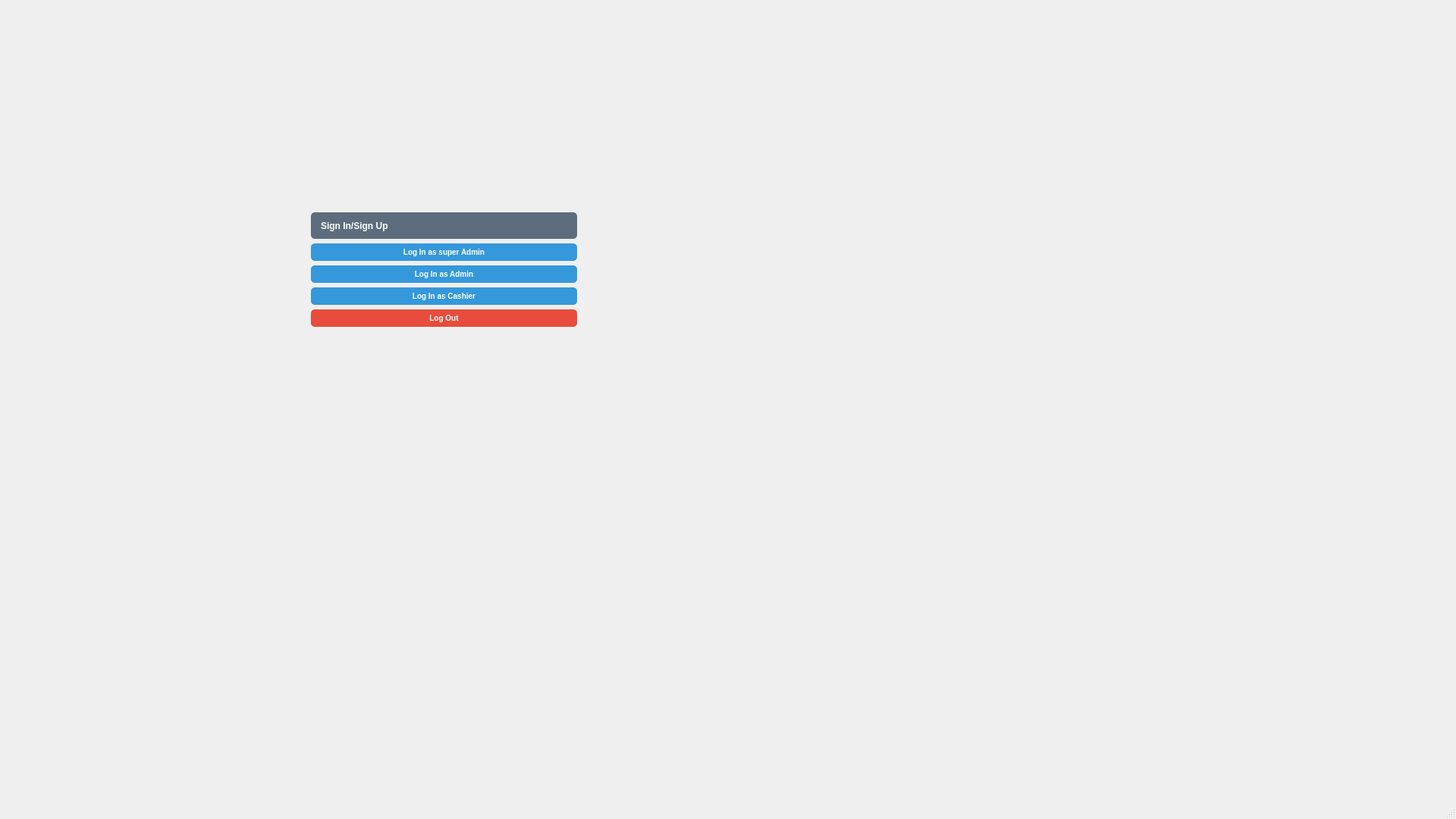
<?xml version="1.0" encoding="UTF-8"?>
<ui version="4.0">
 <class>MainWindow</class>
 <widget class="QMainWindow" name="MainWindow">
  <property name="enabled">
   <bool>true</bool>
  </property>
  <property name="geometry">
   <rect>
    <x>0</x>
    <y>0</y>
    <width>1920</width>
    <height>1080</height>
   </rect>
  </property>
  <property name="sizePolicy">
   <sizepolicy hsizetype="Expanding" vsizetype="Expanding">
    <horstretch>0</horstretch>
    <verstretch>0</verstretch>
   </sizepolicy>
  </property>
  <property name="minimumSize">
   <size>
    <width>300</width>
    <height>300</height>
   </size>
  </property>
  <property name="maximumSize">
   <size>
    <width>16777215</width>
    <height>16777215</height>
   </size>
  </property>
  <property name="windowTitle">
   <string>MainWindow</string>
  </property>
  <property name="styleSheet">
   <string notr="true">background: qlineargradient(spread:pad, x1:0, y1:0, x2:1, y2:1,
                            stop:0 #e3f2fd, stop:1 #bbdefb);

</string>
  </property>
  <widget class="QWidget" name="centralwidget">
   <property name="maximumSize">
    <size>
     <width>769</width>
     <height>786</height>
    </size>
   </property>
   <widget class="QWidget" name="layoutWidget">
    <property name="geometry">
     <rect>
      <x>410</x>
      <y>280</y>
      <width>351</width>
      <height>151</height>
     </rect>
    </property>
    <layout class="QGridLayout" name="gridLayout">
     <item row="3" column="0">
      <widget class="QPushButton" name="pushButton_3_logi_user">
       <property name="styleSheet">
        <string notr="true">QPushButton {
    background-color: #3498DB;
    color: white;
font-size: 10px;
font-weight:bold;
    border-radius: 5px;
    padding: 5px 10px;
}

QPushButton:hover {
    background-color: #2980B9;
}
</string>
       </property>
       <property name="text">
        <string>Log In as Cashier</string>
       </property>
      </widget>
     </item>
     <item row="0" column="0">
      <widget class="QLabel" name="label_signIn_signUp">
       <property name="styleSheet">
        <string notr="true">
QLabel {
background-color:#5D6D7E;  /* Medium gray */
color: white;

    border-radius: 5px;
    padding: 5px 10px;
font-size: 12px;
    font-weight: bold;
}
</string>
       </property>
       <property name="text">
        <string>Sign In/Sign Up</string>
       </property>
       <property name="alignment">
        <set>Qt::AlignmentFlag::AlignLeading|Qt::AlignmentFlag::AlignLeft|Qt::AlignmentFlag::AlignVCenter</set>
       </property>
      </widget>
     </item>
     <item row="2" column="0">
      <widget class="QPushButton" name="pushButton_loginAdmin">
       <property name="styleSheet">
        <string notr="true">QPushButton {
    background-color: #3498DB;
    color: white;
font-size: 10px;
font-weight:bold;
    border-radius: 5px;
    padding: 5px 10px;
}

QPushButton:hover {
    background-color: #2980B9;
}
</string>
       </property>
       <property name="text">
        <string>Log In as Admin</string>
       </property>
      </widget>
     </item>
     <item row="1" column="0">
      <widget class="QPushButton" name="pushButton_superadmin">
       <property name="styleSheet">
        <string notr="true">QPushButton {
    background-color: #3498DB;
    color: white;
font-size: 10px;
font-weight:bold;
    border-radius: 5px;
    padding: 5px 10px;
}

QPushButton:hover {
    background-color: #2980B9;
}
</string>
       </property>
       <property name="text">
        <string>Log In as super Admin</string>
       </property>
      </widget>
     </item>
     <item row="4" column="0">
      <widget class="QPushButton" name="pushButton">
       <property name="styleSheet">
        <string notr="true">QPushButton {
    background-color: #E74C3C;  /* Bright red */
    color: white;
 font-weight: bold;
font-size: 10px;
    border-radius: 5px;
    padding: 5px 10px;
}

QPushButton:hover {
    background-color: #C0392B;  /* Darker red on hover */
}
</string>
       </property>
       <property name="text">
        <string>Log Out</string>
       </property>
      </widget>
     </item>
    </layout>
   </widget>
  </widget>
  <widget class="QMenuBar" name="menubar">
   <property name="geometry">
    <rect>
     <x>0</x>
     <y>0</y>
     <width>1920</width>
     <height>18</height>
    </rect>
   </property>
  </widget>
  <widget class="QStatusBar" name="statusbar"/>
 </widget>
 <resources/>
 <connections/>
</ui>
